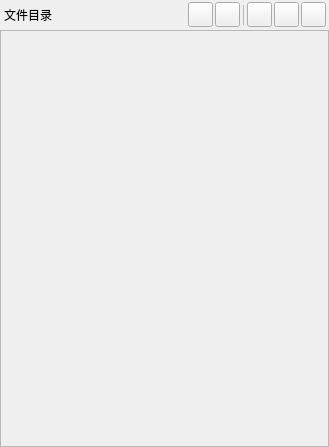
<?xml version="1.0" encoding="UTF-8"?>
<ui version="4.0">
 <class>Form</class>
 <widget class="QWidget" name="Form">
  <property name="geometry">
   <rect>
    <x>0</x>
    <y>0</y>
    <width>329</width>
    <height>447</height>
   </rect>
  </property>
  <property name="minimumSize">
   <size>
    <width>201</width>
    <height>0</height>
   </size>
  </property>
  <property name="windowTitle">
   <string>Form</string>
  </property>
  <layout class="QVBoxLayout" name="verticalLayout">
   <property name="spacing">
    <number>0</number>
   </property>
   <property name="leftMargin">
    <number>0</number>
   </property>
   <property name="topMargin">
    <number>0</number>
   </property>
   <property name="rightMargin">
    <number>0</number>
   </property>
   <property name="bottomMargin">
    <number>0</number>
   </property>
   <item>
    <widget class="QWidget" name="widget" native="true">
     <property name="minimumSize">
      <size>
       <width>0</width>
       <height>30</height>
      </size>
     </property>
     <property name="maximumSize">
      <size>
       <width>16777215</width>
       <height>30</height>
      </size>
     </property>
     <property name="cursor">
      <cursorShape>ArrowCursor</cursorShape>
     </property>
     <layout class="QHBoxLayout" name="horizontalLayout">
      <property name="spacing">
       <number>2</number>
      </property>
      <property name="leftMargin">
       <number>3</number>
      </property>
      <property name="topMargin">
       <number>0</number>
      </property>
      <property name="rightMargin">
       <number>3</number>
      </property>
      <property name="bottomMargin">
       <number>0</number>
      </property>
      <item>
       <widget class="QLabel" name="label">
        <property name="minimumSize">
         <size>
          <width>50</width>
          <height>25</height>
         </size>
        </property>
        <property name="maximumSize">
         <size>
          <width>50</width>
          <height>25</height>
         </size>
        </property>
        <property name="text">
         <string>文件目录</string>
        </property>
        <property name="alignment">
         <set>Qt::AlignmentFlag::AlignCenter</set>
        </property>
       </widget>
      </item>
      <item>
       <spacer name="horizontalSpacer">
        <property name="orientation">
         <enum>Qt::Orientation::Horizontal</enum>
        </property>
        <property name="sizeHint" stdset="0">
         <size>
          <width>40</width>
          <height>20</height>
         </size>
        </property>
       </spacer>
      </item>
      <item>
       <widget class="QPushButton" name="pushButton_add">
        <property name="minimumSize">
         <size>
          <width>25</width>
          <height>25</height>
         </size>
        </property>
        <property name="maximumSize">
         <size>
          <width>25</width>
          <height>25</height>
         </size>
        </property>
        <property name="cursor">
         <cursorShape>PointingHandCursor</cursorShape>
        </property>
        <property name="text">
         <string/>
        </property>
       </widget>
      </item>
      <item>
       <widget class="QPushButton" name="pushButton_delete">
        <property name="minimumSize">
         <size>
          <width>25</width>
          <height>25</height>
         </size>
        </property>
        <property name="maximumSize">
         <size>
          <width>25</width>
          <height>25</height>
         </size>
        </property>
        <property name="cursor">
         <cursorShape>PointingHandCursor</cursorShape>
        </property>
        <property name="text">
         <string/>
        </property>
       </widget>
      </item>
      <item>
       <widget class="Line" name="line">
        <property name="minimumSize">
         <size>
          <width>0</width>
          <height>20</height>
         </size>
        </property>
        <property name="maximumSize">
         <size>
          <width>16777215</width>
          <height>20</height>
         </size>
        </property>
        <property name="lineWidth">
         <number>0</number>
        </property>
        <property name="midLineWidth">
         <number>1</number>
        </property>
        <property name="orientation">
         <enum>Qt::Orientation::Vertical</enum>
        </property>
       </widget>
      </item>
      <item>
       <widget class="QPushButton" name="pushButton_root">
        <property name="minimumSize">
         <size>
          <width>25</width>
          <height>25</height>
         </size>
        </property>
        <property name="maximumSize">
         <size>
          <width>25</width>
          <height>25</height>
         </size>
        </property>
        <property name="cursor">
         <cursorShape>PointingHandCursor</cursorShape>
        </property>
        <property name="text">
         <string/>
        </property>
       </widget>
      </item>
      <item>
       <widget class="QPushButton" name="pushButton_expand">
        <property name="minimumSize">
         <size>
          <width>25</width>
          <height>25</height>
         </size>
        </property>
        <property name="maximumSize">
         <size>
          <width>25</width>
          <height>25</height>
         </size>
        </property>
        <property name="cursor">
         <cursorShape>PointingHandCursor</cursorShape>
        </property>
        <property name="text">
         <string/>
        </property>
       </widget>
      </item>
      <item>
       <widget class="QPushButton" name="pushButton_close">
        <property name="minimumSize">
         <size>
          <width>25</width>
          <height>25</height>
         </size>
        </property>
        <property name="maximumSize">
         <size>
          <width>25</width>
          <height>25</height>
         </size>
        </property>
        <property name="cursor">
         <cursorShape>PointingHandCursor</cursorShape>
        </property>
        <property name="text">
         <string/>
        </property>
       </widget>
      </item>
     </layout>
    </widget>
   </item>
   <item>
    <widget class="QScrollArea" name="scrollArea">
     <property name="horizontalScrollBarPolicy">
      <enum>Qt::ScrollBarPolicy::ScrollBarAlwaysOff</enum>
     </property>
     <property name="widgetResizable">
      <bool>true</bool>
     </property>
     <widget class="QWidget" name="scrollAreaWidgetContents_LMid">
      <property name="geometry">
       <rect>
        <x>0</x>
        <y>0</y>
        <width>327</width>
        <height>415</height>
       </rect>
      </property>
      <layout class="QVBoxLayout" name="verticalLayout_2">
       <property name="spacing">
        <number>0</number>
       </property>
       <property name="leftMargin">
        <number>0</number>
       </property>
       <property name="topMargin">
        <number>0</number>
       </property>
       <property name="rightMargin">
        <number>0</number>
       </property>
       <property name="bottomMargin">
        <number>0</number>
       </property>
       <item>
        <widget class="QWidget" name="widget_2" native="true">
         <layout class="QVBoxLayout" name="verticalLayout_3">
          <property name="spacing">
           <number>0</number>
          </property>
          <property name="leftMargin">
           <number>0</number>
          </property>
          <property name="topMargin">
           <number>0</number>
          </property>
          <property name="rightMargin">
           <number>0</number>
          </property>
          <property name="bottomMargin">
           <number>0</number>
          </property>
         </layout>
        </widget>
       </item>
       <item>
        <spacer name="verticalSpacer">
         <property name="orientation">
          <enum>Qt::Orientation::Vertical</enum>
         </property>
         <property name="sizeHint" stdset="0">
          <size>
           <width>20</width>
           <height>250</height>
          </size>
         </property>
        </spacer>
       </item>
      </layout>
     </widget>
    </widget>
   </item>
  </layout>
 </widget>
 <resources/>
 <connections/>
</ui>
